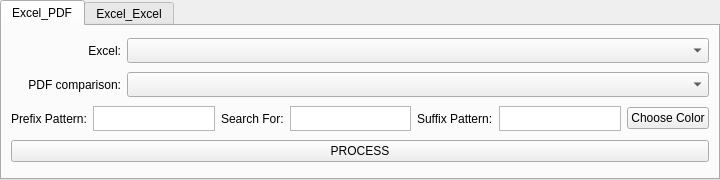
<?xml version="1.0" encoding="UTF-8"?>
<ui version="4.0">
 <class>Dialog</class>
 <widget class="QDialog" name="Dialog">
  <property name="geometry">
   <rect>
    <x>0</x>
    <y>0</y>
    <width>720</width>
    <height>180</height>
   </rect>
  </property>
  <property name="sizePolicy">
   <sizepolicy hsizetype="Fixed" vsizetype="Fixed">
    <horstretch>0</horstretch>
    <verstretch>0</verstretch>
   </sizepolicy>
  </property>
  <property name="minimumSize">
   <size>
    <width>720</width>
    <height>180</height>
   </size>
  </property>
  <property name="maximumSize">
   <size>
    <width>720</width>
    <height>200</height>
   </size>
  </property>
  <property name="windowTitle">
   <string>ImplSearch</string>
  </property>
  <layout class="QGridLayout" name="gridLayout_2">
   <property name="leftMargin">
    <number>0</number>
   </property>
   <property name="topMargin">
    <number>0</number>
   </property>
   <property name="rightMargin">
    <number>0</number>
   </property>
   <property name="bottomMargin">
    <number>0</number>
   </property>
   <property name="spacing">
    <number>0</number>
   </property>
   <item row="0" column="0">
    <widget class="QTabWidget" name="tabWidget">
     <property name="currentIndex">
      <number>0</number>
     </property>
     <widget class="QWidget" name="tab_1">
      <attribute name="title">
       <string>Excel_PDF</string>
      </attribute>
      <layout class="QGridLayout" name="gridLayout">
       <property name="leftMargin">
        <number>9</number>
       </property>
       <property name="topMargin">
        <number>9</number>
       </property>
       <property name="rightMargin">
        <number>9</number>
       </property>
       <property name="bottomMargin">
        <number>9</number>
       </property>
       <property name="spacing">
        <number>6</number>
       </property>
       <item row="1" column="0">
        <layout class="QHBoxLayout" name="horizontalLayout_2">
         <item>
          <widget class="QLabel" name="label_2">
           <property name="sizePolicy">
            <sizepolicy hsizetype="Fixed" vsizetype="Preferred">
             <horstretch>0</horstretch>
             <verstretch>0</verstretch>
            </sizepolicy>
           </property>
           <property name="minimumSize">
            <size>
             <width>110</width>
             <height>25</height>
            </size>
           </property>
           <property name="maximumSize">
            <size>
             <width>16777215</width>
             <height>16777215</height>
            </size>
           </property>
           <property name="text">
            <string>PDF comparison:</string>
           </property>
           <property name="alignment">
            <set>Qt::AlignRight|Qt::AlignTrailing|Qt::AlignVCenter</set>
           </property>
          </widget>
         </item>
         <item>
          <widget class="QComboBox" name="pdf_file_tab0">
           <property name="minimumSize">
            <size>
             <width>0</width>
             <height>25</height>
            </size>
           </property>
           <property name="font">
            <font>
             <stylestrategy>PreferAntialias</stylestrategy>
            </font>
           </property>
          </widget>
         </item>
        </layout>
       </item>
       <item row="4" column="0">
        <widget class="QPushButton" name="process_tab0">
         <property name="focusPolicy">
          <enum>Qt::NoFocus</enum>
         </property>
         <property name="text">
          <string>PROCESS</string>
         </property>
        </widget>
       </item>
       <item row="2" column="0">
        <layout class="QHBoxLayout" name="horizontalLayout_3">
         <item>
          <widget class="QLabel" name="label_4">
           <property name="minimumSize">
            <size>
             <width>0</width>
             <height>0</height>
            </size>
           </property>
           <property name="maximumSize">
            <size>
             <width>16777215</width>
             <height>16777215</height>
            </size>
           </property>
           <property name="text">
            <string>Prefix Pattern:</string>
           </property>
           <property name="alignment">
            <set>Qt::AlignLeading|Qt::AlignLeft|Qt::AlignVCenter</set>
           </property>
          </widget>
         </item>
         <item>
          <widget class="QTextEdit" name="prefix_1_tab0">
           <property name="minimumSize">
            <size>
             <width>80</width>
             <height>25</height>
            </size>
           </property>
           <property name="maximumSize">
            <size>
             <width>16777215</width>
             <height>25</height>
            </size>
           </property>
           <property name="font">
            <font>
             <stylestrategy>PreferAntialias</stylestrategy>
            </font>
           </property>
           <property name="focusPolicy">
            <enum>Qt::ClickFocus</enum>
           </property>
           <property name="toolTip">
            <string>Enter any text or characters that come directly before the search term</string>
           </property>
           <property name="verticalScrollBarPolicy">
            <enum>Qt::ScrollBarAlwaysOff</enum>
           </property>
           <property name="horizontalScrollBarPolicy">
            <enum>Qt::ScrollBarAlwaysOff</enum>
           </property>
          </widget>
         </item>
         <item>
          <widget class="QLabel" name="label_6">
           <property name="minimumSize">
            <size>
             <width>0</width>
             <height>0</height>
            </size>
           </property>
           <property name="maximumSize">
            <size>
             <width>16777215</width>
             <height>16777215</height>
            </size>
           </property>
           <property name="layoutDirection">
            <enum>Qt::LeftToRight</enum>
           </property>
           <property name="text">
            <string>Search For:</string>
           </property>
           <property name="alignment">
            <set>Qt::AlignLeading|Qt::AlignLeft|Qt::AlignVCenter</set>
           </property>
          </widget>
         </item>
         <item>
          <widget class="QTextEdit" name="pattern_1_tab0">
           <property name="minimumSize">
            <size>
             <width>80</width>
             <height>25</height>
            </size>
           </property>
           <property name="maximumSize">
            <size>
             <width>16777215</width>
             <height>25</height>
            </size>
           </property>
           <property name="font">
            <font>
             <stylestrategy>PreferAntialias</stylestrategy>
            </font>
           </property>
           <property name="focusPolicy">
            <enum>Qt::ClickFocus</enum>
           </property>
           <property name="toolTip">
            <string>Enter the term you are searching for (e.g., ID, NAME)</string>
           </property>
           <property name="verticalScrollBarPolicy">
            <enum>Qt::ScrollBarAlwaysOff</enum>
           </property>
           <property name="horizontalScrollBarPolicy">
            <enum>Qt::ScrollBarAlwaysOff</enum>
           </property>
          </widget>
         </item>
         <item>
          <widget class="QLabel" name="label_5">
           <property name="minimumSize">
            <size>
             <width>0</width>
             <height>0</height>
            </size>
           </property>
           <property name="maximumSize">
            <size>
             <width>16777215</width>
             <height>16777215</height>
            </size>
           </property>
           <property name="text">
            <string>Suffix Pattern:</string>
           </property>
           <property name="alignment">
            <set>Qt::AlignLeading|Qt::AlignLeft|Qt::AlignVCenter</set>
           </property>
          </widget>
         </item>
         <item>
          <widget class="QTextEdit" name="suffix_1_tab0">
           <property name="minimumSize">
            <size>
             <width>80</width>
             <height>25</height>
            </size>
           </property>
           <property name="maximumSize">
            <size>
             <width>16777215</width>
             <height>25</height>
            </size>
           </property>
           <property name="font">
            <font>
             <stylestrategy>PreferAntialias</stylestrategy>
            </font>
           </property>
           <property name="focusPolicy">
            <enum>Qt::ClickFocus</enum>
           </property>
           <property name="toolTip">
            <string>Enter any text or characters that come directly after the search term</string>
           </property>
           <property name="verticalScrollBarPolicy">
            <enum>Qt::ScrollBarAlwaysOff</enum>
           </property>
           <property name="horizontalScrollBarPolicy">
            <enum>Qt::ScrollBarAlwaysOff</enum>
           </property>
          </widget>
         </item>
         <item>
          <widget class="QPushButton" name="color_1_tab0">
           <property name="focusPolicy">
            <enum>Qt::NoFocus</enum>
           </property>
           <property name="toolTip">
            <string>Color to highlight found item in output document</string>
           </property>
           <property name="text">
            <string>Choose Color</string>
           </property>
          </widget>
         </item>
        </layout>
       </item>
       <item row="0" column="0">
        <layout class="QHBoxLayout" name="horizontalLayout">
         <item>
          <widget class="QLabel" name="label">
           <property name="sizePolicy">
            <sizepolicy hsizetype="Fixed" vsizetype="Preferred">
             <horstretch>0</horstretch>
             <verstretch>0</verstretch>
            </sizepolicy>
           </property>
           <property name="minimumSize">
            <size>
             <width>110</width>
             <height>25</height>
            </size>
           </property>
           <property name="maximumSize">
            <size>
             <width>16777215</width>
             <height>16777215</height>
            </size>
           </property>
           <property name="text">
            <string>Excel:</string>
           </property>
           <property name="alignment">
            <set>Qt::AlignRight|Qt::AlignTrailing|Qt::AlignVCenter</set>
           </property>
          </widget>
         </item>
         <item>
          <widget class="QComboBox" name="excel_file_tab0">
           <property name="minimumSize">
            <size>
             <width>0</width>
             <height>25</height>
            </size>
           </property>
           <property name="font">
            <font>
             <stylestrategy>PreferAntialias</stylestrategy>
            </font>
           </property>
          </widget>
         </item>
        </layout>
       </item>
      </layout>
     </widget>
     <widget class="QWidget" name="tab_2">
      <attribute name="title">
       <string>Excel_Excel</string>
      </attribute>
      <layout class="QGridLayout" name="gridLayout_3">
       <item row="2" column="0">
        <layout class="QHBoxLayout" name="horizontalLayout_9">
         <item>
          <widget class="QLabel" name="label_15">
           <property name="minimumSize">
            <size>
             <width>0</width>
             <height>0</height>
            </size>
           </property>
           <property name="maximumSize">
            <size>
             <width>16777215</width>
             <height>16777215</height>
            </size>
           </property>
           <property name="text">
            <string>Prefix Pattern:</string>
           </property>
           <property name="alignment">
            <set>Qt::AlignLeading|Qt::AlignLeft|Qt::AlignVCenter</set>
           </property>
          </widget>
         </item>
         <item>
          <widget class="QTextEdit" name="prefix_1_tab1">
           <property name="minimumSize">
            <size>
             <width>80</width>
             <height>25</height>
            </size>
           </property>
           <property name="maximumSize">
            <size>
             <width>16777215</width>
             <height>25</height>
            </size>
           </property>
           <property name="font">
            <font>
             <stylestrategy>PreferAntialias</stylestrategy>
            </font>
           </property>
           <property name="focusPolicy">
            <enum>Qt::ClickFocus</enum>
           </property>
           <property name="toolTip">
            <string>Enter any text or characters that come directly before the search term</string>
           </property>
           <property name="verticalScrollBarPolicy">
            <enum>Qt::ScrollBarAlwaysOff</enum>
           </property>
           <property name="horizontalScrollBarPolicy">
            <enum>Qt::ScrollBarAlwaysOff</enum>
           </property>
          </widget>
         </item>
         <item>
          <widget class="QLabel" name="label_14">
           <property name="minimumSize">
            <size>
             <width>0</width>
             <height>0</height>
            </size>
           </property>
           <property name="maximumSize">
            <size>
             <width>16777215</width>
             <height>16777215</height>
            </size>
           </property>
           <property name="layoutDirection">
            <enum>Qt::LeftToRight</enum>
           </property>
           <property name="text">
            <string>Search For:</string>
           </property>
           <property name="alignment">
            <set>Qt::AlignLeading|Qt::AlignLeft|Qt::AlignVCenter</set>
           </property>
          </widget>
         </item>
         <item>
          <widget class="QTextEdit" name="pattern_1_tab1">
           <property name="minimumSize">
            <size>
             <width>80</width>
             <height>25</height>
            </size>
           </property>
           <property name="maximumSize">
            <size>
             <width>16777215</width>
             <height>25</height>
            </size>
           </property>
           <property name="font">
            <font>
             <stylestrategy>PreferAntialias</stylestrategy>
            </font>
           </property>
           <property name="focusPolicy">
            <enum>Qt::ClickFocus</enum>
           </property>
           <property name="toolTip">
            <string>Enter the term you are searching for (e.g., ID, NAME)</string>
           </property>
           <property name="verticalScrollBarPolicy">
            <enum>Qt::ScrollBarAlwaysOff</enum>
           </property>
           <property name="horizontalScrollBarPolicy">
            <enum>Qt::ScrollBarAlwaysOff</enum>
           </property>
          </widget>
         </item>
         <item>
          <widget class="QLabel" name="label_16">
           <property name="minimumSize">
            <size>
             <width>0</width>
             <height>0</height>
            </size>
           </property>
           <property name="maximumSize">
            <size>
             <width>16777215</width>
             <height>16777215</height>
            </size>
           </property>
           <property name="text">
            <string>Suffix Pattern:</string>
           </property>
           <property name="alignment">
            <set>Qt::AlignLeading|Qt::AlignLeft|Qt::AlignVCenter</set>
           </property>
          </widget>
         </item>
         <item>
          <widget class="QTextEdit" name="suffix_1_tab1">
           <property name="minimumSize">
            <size>
             <width>80</width>
             <height>25</height>
            </size>
           </property>
           <property name="maximumSize">
            <size>
             <width>16777215</width>
             <height>25</height>
            </size>
           </property>
           <property name="font">
            <font>
             <stylestrategy>PreferAntialias</stylestrategy>
            </font>
           </property>
           <property name="focusPolicy">
            <enum>Qt::ClickFocus</enum>
           </property>
           <property name="toolTip">
            <string>Enter any text or characters that come directly after the search term</string>
           </property>
           <property name="verticalScrollBarPolicy">
            <enum>Qt::ScrollBarAlwaysOff</enum>
           </property>
           <property name="horizontalScrollBarPolicy">
            <enum>Qt::ScrollBarAlwaysOff</enum>
           </property>
          </widget>
         </item>
         <item>
          <widget class="QCheckBox" name="match_1_tab1">
           <property name="toolTip">
            <string>Check to search cell that contains only searched item</string>
           </property>
           <property name="text">
            <string>exact match</string>
           </property>
          </widget>
         </item>
         <item>
          <widget class="QPushButton" name="color_1_tab1">
           <property name="focusPolicy">
            <enum>Qt::NoFocus</enum>
           </property>
           <property name="toolTip">
            <string>Color to highlight found item in output document</string>
           </property>
           <property name="text">
            <string>Choose Color</string>
           </property>
          </widget>
         </item>
        </layout>
       </item>
       <item row="1" column="0">
        <layout class="QHBoxLayout" name="horizontalLayout_8">
         <item>
          <widget class="QLabel" name="label_13">
           <property name="sizePolicy">
            <sizepolicy hsizetype="Fixed" vsizetype="Preferred">
             <horstretch>0</horstretch>
             <verstretch>0</verstretch>
            </sizepolicy>
           </property>
           <property name="minimumSize">
            <size>
             <width>110</width>
             <height>25</height>
            </size>
           </property>
           <property name="maximumSize">
            <size>
             <width>16777215</width>
             <height>16777215</height>
            </size>
           </property>
           <property name="text">
            <string>Excel 2 to search in:</string>
           </property>
           <property name="alignment">
            <set>Qt::AlignRight|Qt::AlignTrailing|Qt::AlignVCenter</set>
           </property>
          </widget>
         </item>
         <item>
          <widget class="QComboBox" name="excel2_file_tab1">
           <property name="minimumSize">
            <size>
             <width>0</width>
             <height>25</height>
            </size>
           </property>
           <property name="font">
            <font>
             <stylestrategy>PreferAntialias</stylestrategy>
            </font>
           </property>
          </widget>
         </item>
        </layout>
       </item>
       <item row="3" column="0">
        <widget class="QPushButton" name="process_tab1">
         <property name="focusPolicy">
          <enum>Qt::NoFocus</enum>
         </property>
         <property name="text">
          <string>PROCESS</string>
         </property>
        </widget>
       </item>
       <item row="0" column="0">
        <layout class="QHBoxLayout" name="horizontalLayout_7">
         <item>
          <widget class="QLabel" name="label_12">
           <property name="sizePolicy">
            <sizepolicy hsizetype="Fixed" vsizetype="Preferred">
             <horstretch>0</horstretch>
             <verstretch>0</verstretch>
            </sizepolicy>
           </property>
           <property name="minimumSize">
            <size>
             <width>110</width>
             <height>25</height>
            </size>
           </property>
           <property name="maximumSize">
            <size>
             <width>16777215</width>
             <height>16777215</height>
            </size>
           </property>
           <property name="text">
            <string>Excel:</string>
           </property>
           <property name="alignment">
            <set>Qt::AlignRight|Qt::AlignTrailing|Qt::AlignVCenter</set>
           </property>
          </widget>
         </item>
         <item>
          <widget class="QComboBox" name="excel1_file_tab1">
           <property name="minimumSize">
            <size>
             <width>0</width>
             <height>25</height>
            </size>
           </property>
           <property name="font">
            <font>
             <stylestrategy>PreferAntialias</stylestrategy>
            </font>
           </property>
          </widget>
         </item>
        </layout>
       </item>
      </layout>
     </widget>
    </widget>
   </item>
  </layout>
 </widget>
 <resources/>
 <connections/>
</ui>
